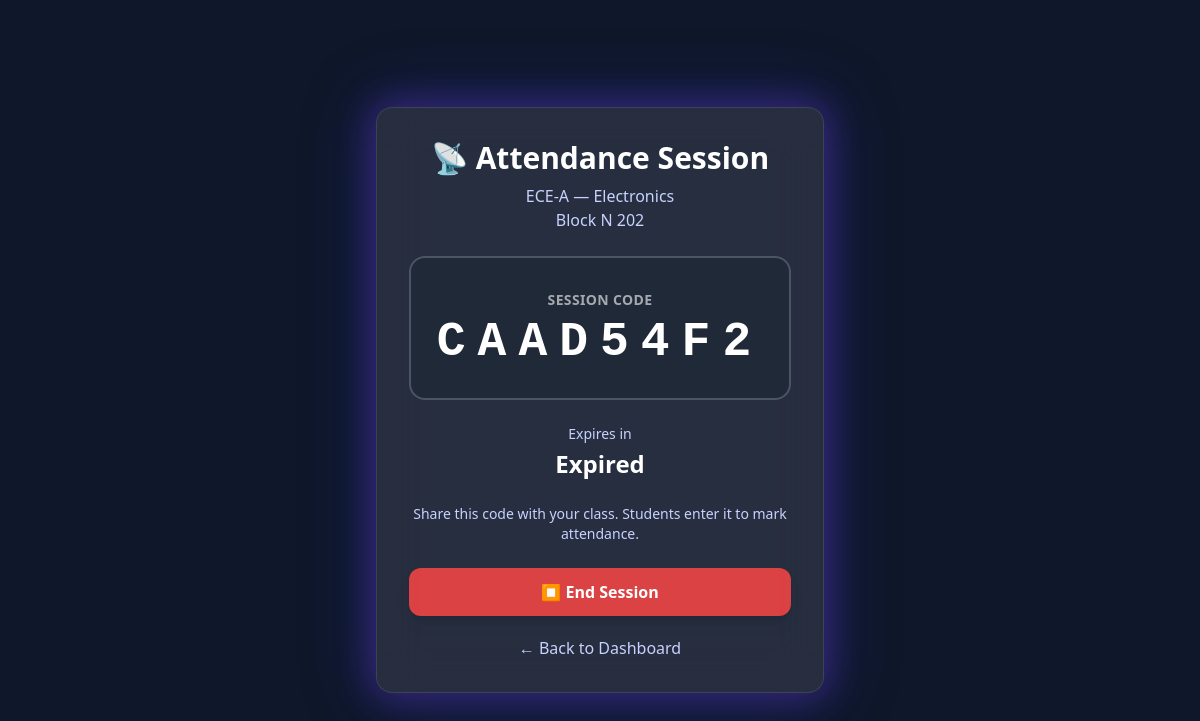
Page /teacher/session/CAAD54F2/ (signed in) on the committed database.
### attendance/models.py (models this page shows, shortened)
class ClassSession(models.Model):
    teacher = models.ForeignKey(
        "auth.User",
        on_delete=models.CASCADE
    )
    class_name = models.CharField(
        max_length=100
    )
    subject = models.CharField(
        max_length=100,
        blank=True
    )
    room = models.CharField(
        max_length=100,
        blank=True
    )
    session_code = models.CharField(
        max_length=20,
        unique=True
    )
    started_at = models.DateTimeField(
        auto_now_add=True
    )
    expires_at = models.DateTimeField()
    is_active = models.BooleanField(
        default=True
    )

### attendance/views.py (the view)
# urls.py: path("teacher/session/<str:session_code>/", views.view_class_session, name="view_class_session"),
@login_required
def view_class_session(request, session_code):
    session = get_object_or_404(
        ClassSession, session_code=session_code, teacher=request.user
    )
    return render(request, "attendance/class_session.html", {
        "session": session,
    })

### attendance/templates/attendance/class_session.html (shortened to what this page needs)
<!doctype html>
<html lang="en">
<head>
    <script src="https://cdn.tailwindcss.com"></script>
</head>
<body class="min-h-screen flex items-center justify-center p-6">
    <div class="card-glow bg-white/10 backdrop-blur-xl border border-white/10 rounded-2xl p-8 max-w-md w-full text-center">
        <h1 class="text-3xl font-bold text-white mb-2">
            📡 Attendance Session
        </h1>
        <p class="text-indigo-200 mb-6">
            {{ session.class_name }}{% if session.subject %} — {{ session.subject }}{% endif %}
            {% if session.room %}<br>{{ session.room }}{% endif %}
        </p>
        <div class="bg-gray-800 border-2 border-gray-600 rounded-2xl py-8 px-6 mb-6">
            <p class="text-white/60 text-sm font-semibold mb-2 tracking-wide">SESSION CODE</p>
            <p class="code-display text-5xl font-bold text-white">
                {{ session.session_code }}
            </p>
        </div>
        <div class="mb-6">
            <p class="text-indigo-200 text-sm mb-1">Expires in</p>
            <p id="countdown" class="text-2xl font-bold text-white">--:--</p>
        </div>
        <p class="text-indigo-200 text-sm mb-6">
            Share this code with your class. Students enter it to mark attendance.
        </p>
        <form method="post" action="/teacher/end-session/">
            <button type="submit"
                    class="w-full bg-red-500/90 hover:bg-red-500 text-white font-bold py-3 px-6 rounded-xl transition shadow-lg">
                ⏹ End Session
            </button>
        </form>
        <a href="/teacher/dashboard/"
           class="block mt-5 text-indigo-200 hover:text-white text-center">
            ← Back to Dashboard
        </a>
    </div>
</body>
</html>

### attendance/templates/attendance/class_session.html (style rules this page uses)
body { background: #0f172a; min-height: 100vh; }
.code-display { letter-spacing: 0.25em; font-family: 'Courier New', monospace; }
.card-glow { box-shadow: 0 0 35px 6px rgba(124, 58, 237, 0.35), 0 0 65px 12px rgba(30, 64, 175, 0.25); }

### rows in the picture
ClassSession: class_name "ECE-A", subject "Electronics", room "Block N 202", session_code "CAAD54F2"
